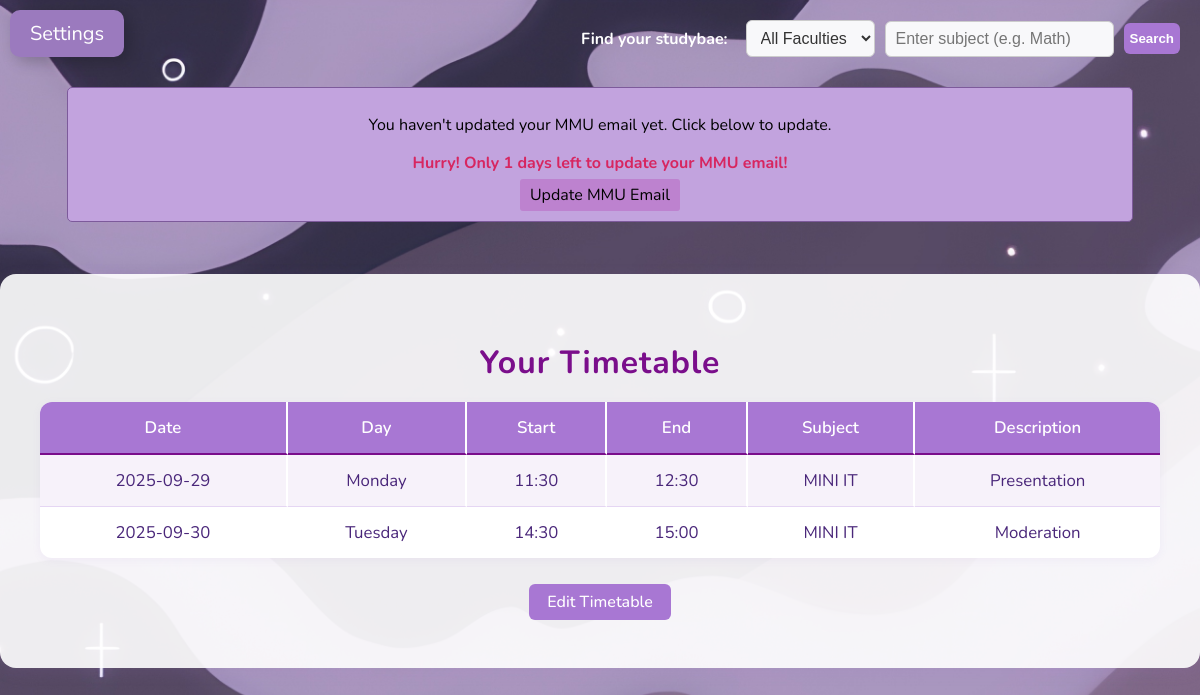
Screenshot of /study_space (signed in) with the database file from the repository.
### app.py (models this page shows)
class TimetableEntry(db.Model):
    id = db.Column(db.Integer, primary_key=True)
    user_id = db.Column(db.Integer, db.ForeignKey('user.id'), nullable=False)
    day_of_week = db.Column(db.String(10), nullable=False)  # e.g., 'Monday'
    start_time = db.Column(db.Time, nullable=False)
    end_time = db.Column(db.Time, nullable=False)
    subject = db.Column(db.String(100), nullable=False)
    description = db.Column(db.Text, nullable=True)
    date = db.Column(db.Date, nullable=True)  # <-- Add this line

### app.py (the view)
@app.route("/study_space", methods=["GET", "POST"])
def study_space():
    if "user_id" not in session:
        return redirect(url_for("login"))
    user = User.query.get(session["user_id"])
    if user.status == 'banned':
        return redirect(url_for("unlock_account")) # Redirect banned users to unlock page
    avatar = user.avatar or "default_avatar.jpg"
    background = user.background or "default_bg.jpg"
    bio = user.bio or ""
    mmu_reminder = None
    days_left = None
    if not is_mmu_email(user.mmu_email):
        delta = timedelta(days=7) - (datetime.utcnow() - user.created_at)
        days_left = max(delta.days, 0)
        mmu_reminder = "You haven't updated your MMU email yet. Click below to update."
    timetable_entries = TimetableEntry.query.filter_by(user_id=user.id).order_by(TimetableEntry.day_of_week, TimetableEntry.start_time).all()
    return render_template("study_space.html",
                           username=user.username,
                           avatar=avatar,
                           background=background,
                           bio=bio,
                           mmu_reminder=mmu_reminder,
                           timetable_entries=timetable_entries,
                           days_left=days_left)

### app.py (called while the page is built)
def is_mmu_email(email):
    if not email:
        return False
    return email.endswith("@mmu.edu.my") or email.endswith("@student.mmu.edu.my")

### templates/study_space.html (shortened to what this page needs)
<!DOCTYPE html>
<html>
<head>
    <link rel="stylesheet" href="{{ url_for('static', filename='Style.css') }}">
</head>
<body>
    <label for="menu-toggle" class="openbtn">Settings</label>
    <div class="search-bar-group">
        <form class="faculty-search" method="get" action="{{ url_for('search_users') }}">
            <label for="search" class="search-label">Find your studybae:</label>
            <select name="faculty">
                <option value="">All Faculties</option>
            </select>
            <input type="text" name="subject" placeholder="Enter subject (e.g. Math)" value="{{ request.args.get('subject', '') }}">
            <button type="submit">Search</button>
        </form>
    </div>
        <div class="main">
    {% if mmu_reminder %}
        <div class="mmu-reminder">
            <p>{{ mmu_reminder }}</p>
            {% if days_left is not none and days_left <= 3 and days_left > 0 %}
                <div style="color:#d72660; font-weight:bold; margin-top:8px;">
                    <b>Hurry!</b> Only {{ days_left }} days left to update your MMU email!
                </div>
            {% elif days_left == 0 %}
                <div style="color:#d72660; font-weight:bold; margin-top:8px;">
                    <b>Final day!</b> Update your MMU email now to avoid being banned.
                </div>
            {% endif %}
            <a href="{{ url_for('edit_profile', user_id=session['user_id']) }}">Update MMU Email</a>
        </div>
    {% endif %}
    </div>
    <div class="timetable-section">
        <h2>Your Timetable</h2>
        <table>
            <tr>
                <th>Date</th>
                <th>Day</th>
                <th>Start</th>
                <th>End</th>
                <th>Subject</th>
                <th>Description</th>
            </tr>
            {% for entry in timetable_entries %}
            <tr>
                <td>{{ entry.date.strftime('%Y-%m-%d') if entry.date else '' }}</td>
                <td>{{ entry.day_of_week }}</td>
                <td>{{ entry.start_time.strftime('%H:%M') }}</td>
                <td>{{ entry.end_time.strftime('%H:%M') }}</td>
                <td>{{ entry.subject }}</td>
                <td>{{ entry.description or '' }}</td>
            </tr>
            {% endfor %}
        </table>
        <p><a href="{{ url_for('timetable') }}">Edit Timetable</a></p>
    </div>
</body>
</html>

### static/Style.css (style rules this page uses)
body { font-family: 'Nunito', sans-serif; color: #ffffff; background: #f4f6f8; background-image: url("img/home background.jpg"); background-size: cover; background-repeat: no-repeat; background-position: center center; min-height: 100vh; margin: 0; padding: 0; }
html, body, * { cursor: url("img/cursor.png") 0 0, auto !important; }
a, button, input, select, textarea { cursor: url("img/cursor.png") 0 0, auto !important; }
body { margin: 0; font-family: 'Nunito', sans-serif; }
.openbtn { font-size: 20px; cursor: pointer; background-color: #9b7abe; color: white; padding: 10px 20px; border: none; display: inline-block; margin: 10px; border-radius: 10px; box-shadow: 5px 5px 15px rgba(0,0,0,0.2); }
.main { text-align: center; padding: 20px; transition: margin-left 0.3s; }
.mmu-reminder { background-color: #c2a3de; color: #000000; border: 1px solid #7d5a9b; padding: 10px; margin: 0px auto; width: 90%; text-align: center; border-radius: 5px; }
.mmu-reminder a { display: inline-block; margin-top: 5px; padding: 5px 10px; background-color: #bd82cf; color: black; text-decoration: none; border-radius: 3px; }
.faculty-search { display: flex; align-items: center; justify-content: center; gap: 10px; margin: 0 auto; }
.faculty-search select { padding: 8px 10px; border-radius: 6px; border: 1px solid #ccc; font-size: 1em; background: #f8f8fa; color: #333; }
.faculty-search button { padding: 8px 6px; border-radius: 6px; border: none; background: #a877d3; color: #fff; font-weight: bold; cursor: pointer; transition: background 0.2s; }
.faculty-search input[type="text"] { padding: 8px 10px; border-radius: 6px; border: 1px solid #ccc; font-size: 1em; background: #f8f8fa; color: #333; }
.search-label { font-weight: bold; color: white; white-space: nowrap; margin-right: 8px; }
.search-bar-group { position: fixed; top: 20px; right: 20px; display: flex; justify-content: flex-end; align-items: center; gap: 10px; z-index: 1500; }
.timetable-section { background: rgba(255,255,255,0.90); color: #4a277a; border-radius: 16px; box-shadow: 0 4px 16px rgba(168,119,211,0.10); padding: 40px 40px 32px 40px; margin: 32px auto 32px auto; max-width: 1300px; min-width: 70vw; text-align: center; }
.timetable-section h2 { color: #7a0e8b; margin-bottom: 18px; font-size: 2em; letter-spacing: 1px; }
.timetable-section table { width: 100%; border-collapse: separate; border-spacing: 0; background: #fff; border-radius: 12px; overflow: hidden; box-shadow: 0 2px 8px rgba(168,119,211,0.08); margin-bottom: 10px; }
.timetable-section th, .timetable-section td { padding: 14px 10px; border-bottom: 1px solid #e5d6f3; font-size: 1.05em; border-right: 2px solid #fff; }
.timetable-section th:last-child, .timetable-section td:last-child { border-right: none; }
.timetable-section th { background: #a877d3; color: #fff; font-weight: 600; border-top: none; border-bottom: 2px solid #7a0e8b; }
.timetable-section tr:last-child td { border-bottom: none; }
.timetable-section tr:nth-child(even) td { background: #f7f2fa; }
.timetable-section a { color: #fff; background: #a877d3; padding: 7px 18px; border-radius: 6px; text-decoration: none; font-weight: 500; margin-top: 10px; display: inline-block; transition: background 0.2s; }

### rows the page displays
TimetableEntry: date "2025-09-29", day_of_week "Monday", start_time "11:30", end_time "12:30", subject "MINI IT", description "Presentation"
TimetableEntry: date "2025-09-30", day_of_week "Tuesday", start_time "14:30", end_time "15:00", subject "MINI IT", description "Moderation"

### other values shown
{{ mmu_reminder }} "You haven't updated your MMU email yet. Click below to update."
{{ days_left }} "1"
